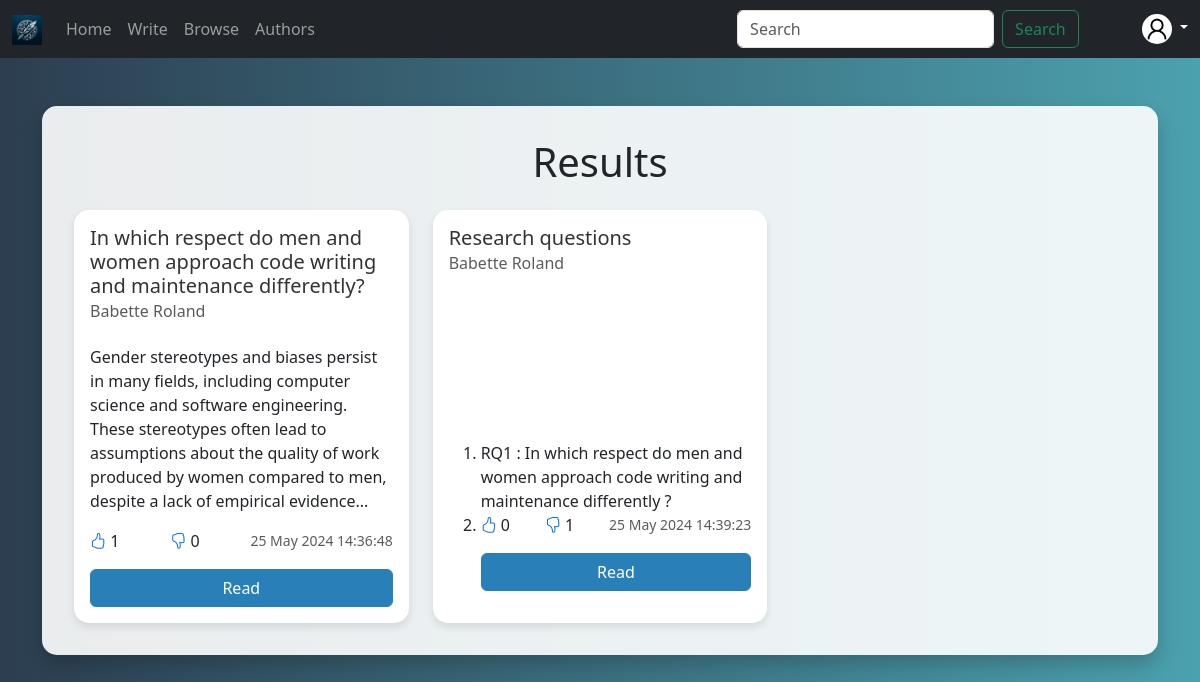
Page /articles/browse on the earlier database version.
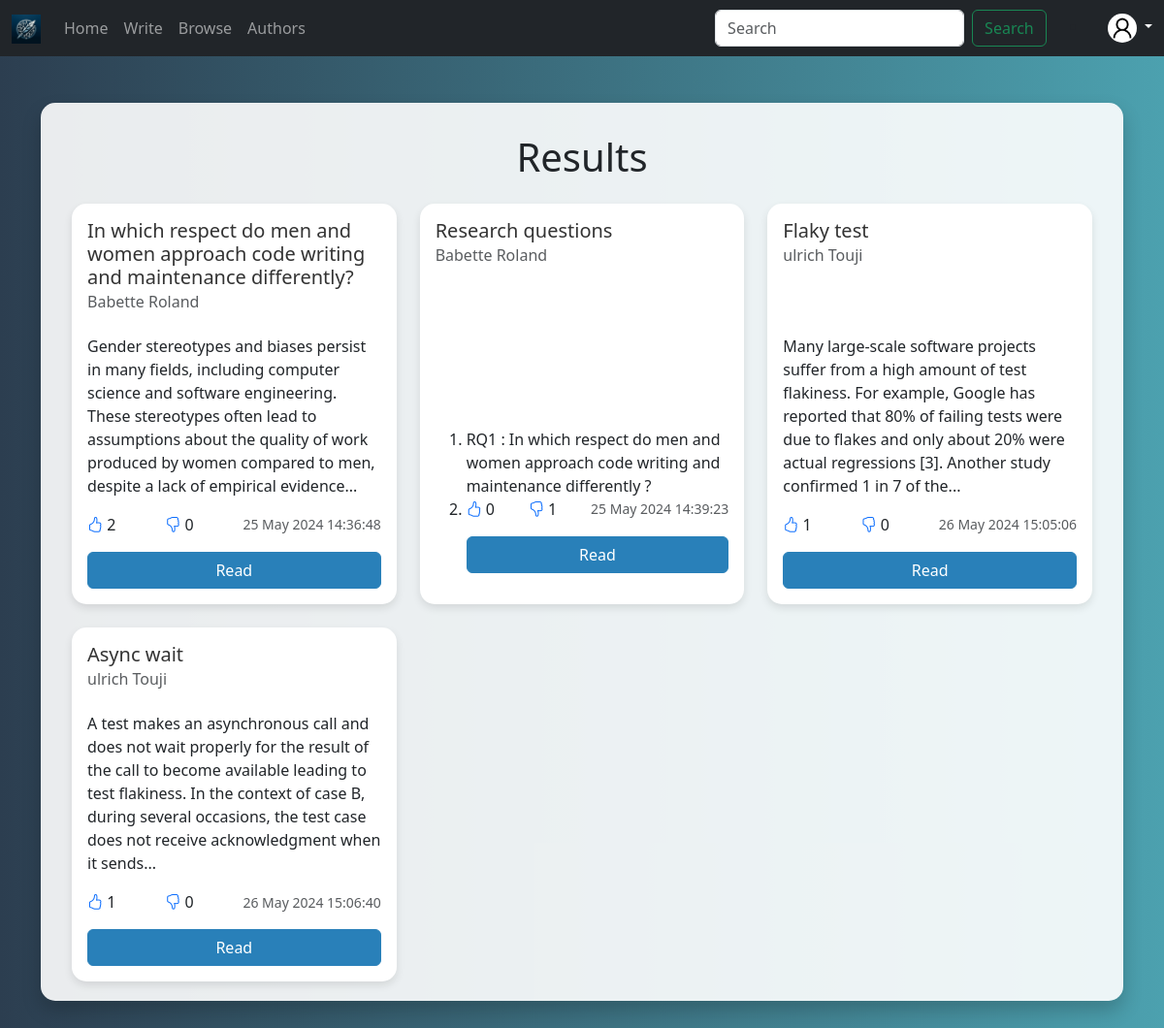
Same page on the later database version.
### projet/models.py (models this page shows)
class Article(Base):
    __tablename__ = "articles"
    id = Column(Integer, primary_key=True)
    body = Column(String, index=True)
    title = Column(String, index=True)
    created_at = Column(DateTime, server_default=func.now())
    author_id = Column(String(72), ForeignKey("users.id"))
    likes = Column(Integer, default=0)
    dislikes = Column(Integer, default=0)
    author = relationship("User", back_populates="articles")
    comments = relationship("Comment", back_populates="article")
    likes_dislikes_article = relationship("LikeDislikeArticle", back_populates="article")

class User(Base):
    __tablename__ = 'users'
    id = Column(String(72), primary_key=True)
    first_name = Column(String(72))
    last_name = Column(String(72))
    email = Column(String(72), unique=True)
    password = Column(String(72))
    is_active = Column(Boolean, default=True)
    group = Column(String(2048), nullable=True)
    articles = relationship("Article", back_populates="author")
    comments = relationship("Comment", back_populates="author")
    likes_dislikes_article = relationship("LikeDislikeArticle", back_populates="user")
    likes_dislikes_comment = relationship("LikeDislikeComments", back_populates="user")
    subscriptions = relationship("Subscription", foreign_keys=[Subscription.user_id], back_populates="user")
    subscribers = relationship("Subscription", foreign_keys=[Subscription.author_id], back_populates="author")

### projet/routes/articles.py (the view)
@router.get("/search")
def search_article(request: Request, q: Optional[str]=None, db: Session = Depends(get_db)):
    query = q
    if query is not None:
        queries = query.split()
        articles = db.query(models.Article).join(models.Article.author).filter(
            and_(*[
                or_(
                    models.Article.body.contains(query),
                    models.Article.title.contains(query),
                    models.User.first_name.contains(query),
                    models.User.last_name.contains(query)
                ) for query in queries
            ])
        )
    else:
        articles = []
    print(articles)
    return templates.TemplateResponse(
        "search_article.html",
        context={
            'request': request,
            'articles': articles,
        }
    )

### projet/templates/browse_article.html (shortened to what this page needs)
{% extends "base.html" %}
{% block content %}
{% include 'navbar.html' %}
<div class="container my-5">
    <div class="results-container">
        <h1 class="mb-4 text-center">Results</h1>
        <div class="row row-cols-1 row-cols-md-2 row-cols-lg-3 g-4">
            {% for item in articles %}
            <div class="col">
                <div class="card h-100">
                    <div class="card-body d-flex flex-column">
                        <h5 class="card-title">{{ item.title }}</h5>
                        <h6 class="card-subtitle mb-2 text-muted">{{ item.author.first_name }} {{ item.author.last_name }}</h6>
                        <p class="card-text flex-grow-1">{{ item.body|truncate|safe }}</p>
                        <div class="mt-auto d-flex justify-content-between align-items-center">
                            <span>
                                <a href="/articles/like/{{ item.id }}" class="bi bi-hand-thumbs-up"></a>
                                <span>{{ item.likes }}</span>
                            </span>
                            <span>
                                <a href="/articles/dislike/{{ item.id }}" class="bi bi-hand-thumbs-down"></a>
                                <span>{{ item.dislikes }}</span>
                            </span>
                            <small class="text-muted">{{ item.created_at.strftime("%d %b %Y %X") }}</small>
                        </div>
                        <a href="/articles/read/{{ item.id }}" class="btn btn-primary w-100 mt-3">Read</a>
                    </div>
                </div>
            </div>
            {% endfor %}
        </div>
    </div>
</div>
{% endblock %}

### projet/templates/base.html (shortened to what this page needs)
<!DOCTYPE html>
<html lang="en">
<head>
    {% block head %}
    <link rel="stylesheet" href="/static/design.css">
    <link rel="stylesheet" type="text/css" href="/static/style.css">
    <link href="https://cdnjs.cloudflare.com/ajax/libs/bootstrap-icons/1.7.2/font/bootstrap-icons.min.css" rel="stylesheet">
    <link href="https://cdn.jsdelivr.net/npm/bootstrap@5.3.3/dist/css/bootstrap.min.css" rel="stylesheet">
    {% endblock %}
</head>
<body>
    {% block content %}
    {% endblock %}
</body>
</html>

### projet/templates/navbar.html (shortened to what this page needs)
<nav class="navbar navbar-expand-lg navbar-dark bg-dark">
    <div class="container-fluid">
        <a class="navbar-brand" href="/">
            <img src="/static/exemplelogo.png" alt="ACM Logo" height="30">
        </a>
        <div class="collapse navbar-collapse" id="navbarNav">
            <ul class="navbar-nav me-auto mb-2 mb-lg-0">
                <li class="nav-item">
                    <a class="nav-link" href="/">Home</a>
                </li>
                <li class="nav-item">
                    <a href="/articles/write" class="nav-link">Write</a>
                </li>
                <li class="nav-item">
                    <a class="nav-link" href="/articles/browse">Browse</a>
                </li>
                <li class="nav-item">
                    <a class="nav-link" href="/author">Authors</a>
                </li>
            </ul>
            <form class="d-flex me-4" action="/articles/search/">
                <input class="form-control me-2" name="q" type="search" placeholder="Search" aria-label="Search">
                <button class="btn btn-outline-success" type="submit">Search</button>
            </form>
            <li class="nav-item dropdown">
                <a class="text-decoration-none text-light dropdown-toggle ms-3" href="#" role="button" data-bs-toggle="dropdown" aria-expanded="false">
                    <img class="rounded-circle bg-white" src="/static/pfp.png" alt="ACM Logo" height="30">
                </a>
            </li>
        </div>
    </div>
</nav>

### static/style.css (style rules this page uses)
body { background: linear-gradient(to right, #2c3e50, #4ca1af); }

### projet/templates/browse_article.html (style rules this page uses)
body { background: linear-gradient(to right, #2c3e50, #4ca1af); }
.results-container { max-height: 80vh; overflow-y: auto; padding: 2rem; background: rgba(255, 255, 255, 0.9); border-radius: 15px; box-shadow: 0 10px 20px rgba(0, 0, 0, 0.2); }
.card { background: #ffffff; border: none; border-radius: 15px; box-shadow: 0 4px 8px rgba(0, 0, 0, 0.1); }
.card-title, .card-subtitle { color: #333; }
.btn-primary { background-color: #2980b9; border-color: #2980b9; }

Differences in the rows shown:
changed Article "25 May 2024 14:36:48": likes "1" → "2"
added Article: title "Flaky test", author.first_name "ulrich", author.last_name "Touji", body "Many large-scale software projects suffer from a high amount of test flakiness. For example, Google has reported that 80% of failing tests were due to flakes and only about 20% were actual regressions [3]. Another study confirmed 1 in 7 of the...", likes "1", dislikes "0", created_at "26 May 2024 15:05:06"
added Article: title "Async wait", author.first_name "ulrich", author.last_name "Touji", body "A test makes an asynchronous call and does not wait properly for the result of the call to become available leading to test flakiness. In the context of case B, during several occasions, the test case does not receive acknowledgment when it sends...", likes "1", dislikes "0", created_at "26 May 2024 15:06:40"
